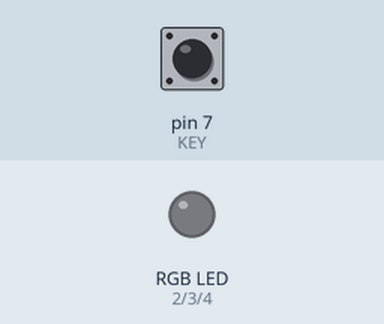
This sketch was run on a simulated Arduino Mega 2560, built with avr-gcc and run on an emulated ATmega2560. Shown: an RGB LED mixed from three pins (HIGH = lit). The inputs (shaded band) are chosen by the test bench; at power-on: pin 7 (KEY) LOW.

Above: at 1.2 s.
1.3 s: pin 7 (KEY) pulled HIGH for 0.15 s
At 2.0 s:
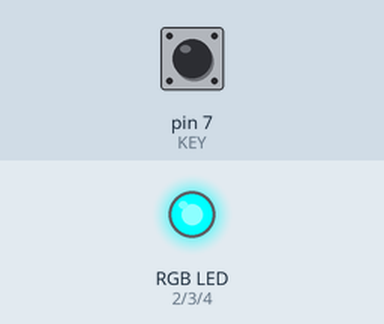
2.9 s: pin 7 (KEY) pulled HIGH for 1 s
At 4.3 s:
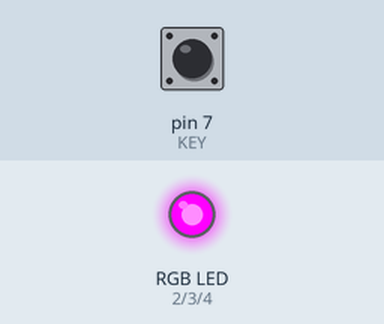
5.4 s: pin 7 (KEY) pulled HIGH for 0.15 s
At 6.3 s:
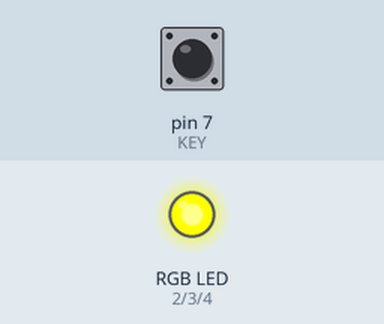
7.0 s: pin 7 (KEY) pulled HIGH for 3.2 s
At 7.5 s:
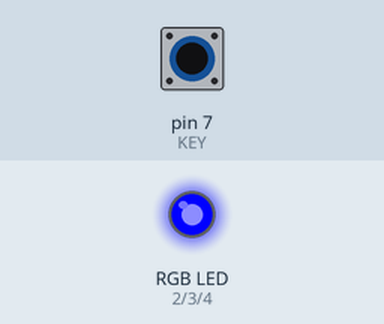
11.7 s: pin 7 (KEY) pulled HIGH for 0.15 s
At 12.3 s:
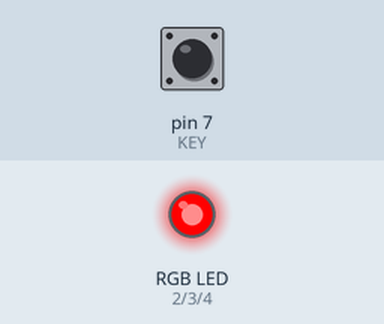
13.3 s: pin 7 (KEY) pulled HIGH for 1 s
At 14.7 s:
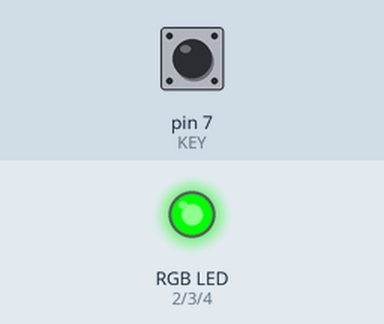
Timing chart, 0 to 16.3 s (numbered marks = the images above; inputs shaded):
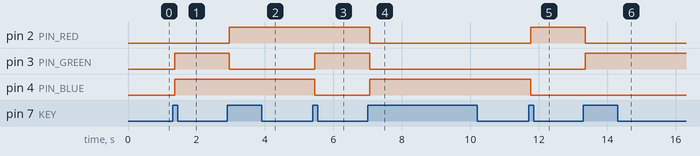

The sketch:

BlueRGB3.ino
```cpp
/**
* 日期:2017/04/16
* 功能：蓝牙台灯V3.0
* 作者：单片机菜鸟
**/
#include<EEPROM.h>
#include <SoftwareSerial.h>

//#define UNO      //uncomment this line when you use it with UNO board
#define MEGA    //uncomment this line when you use it with MEGA board

#ifdef UNO
 SoftwareSerial mySerial(10,11);
#endif

#ifdef UNO
#define BTSerial  Serial
#define MyDebugSerial mySerial
#endif

#ifdef MEGA
#define BTSerial Serial1
#define MyDebugSerial Serial
#endif

//该条语句用于使能DEBUG输出信息，屏蔽掉就不会输出debug调试信息
//#define DEBUG
//该条语句用于使能是共阴RGB  屏蔽掉就是共阳RGB
//#define COMMON_GND

#ifdef DEBUG
#define DBGLN(message)    MyDebugSerial.println(message)
#else
#define DBGLN(message)
#endif

#ifdef UNO
#define PIN_RED 3 //red 引脚
#define PIN_GREEN 5 //green 引脚
#define PIN_BLUE 6 //blue 引脚
#else
#define PIN_RED 2
#define PIN_GREEN 3
#define PIN_BLUE 4
#endif

#define MAX  7
#define KEY  7

#define RED_ADDR 0  //红色 eeprom地址
#define BLUE_ADDR 1 //蓝色 eeprom地址
#define GREEN_ADDR 2 //绿色 eeprom地址

int red = 0;//红色
int green = 0;//绿色
int blue = 0;//蓝色
boolean isNeedtoSave = false;//是否需要保存
int saveCountX = 0;//统计当前次数
int saveCountY = 0;//统计当前次数

// 定义记录按键当前状态的变量
int state_btn;
// 定义记录按键最近一次状态变化的变量，并初始化状态为LOW。
int lastButtonState = LOW;
// 定义记录最近一次抖动的时间变量，并初始化时间为0毫秒。
long lastDebounceTime = 0;
// 定义延迟抖动的时间变量
long debouncdDelay = 60;

int currentcode = 0;

//rgb编码
unsigned int rgb_code[MAX][3] = {
  {255,255,255},//白光
  {255,0,0},//红光
  {0,255,0},//绿光
  {0,0,255},//蓝光
  {255,255,0},//黄光
  {0,255,255},//浅蓝
  {255,0,255}//浅紫
};

void setup() {
  pinMode(PIN_RED, OUTPUT);
  pinMode(PIN_GREEN, OUTPUT);
  pinMode(PIN_BLUE, OUTPUT);
  //配置10号引脚为输入引脚 如果是自己连接普通按键 pinMode(KEY,INPUT_PULLUP),弱上拉
  pinMode(KEY,INPUT);
  BTSerial.begin(9600);
  #ifdef DEBUG
    MyDebugSerial.begin(9600);
  #endif
  init_RGB();
}

void loop() {
  int leng = ReceiveBTMessage();
  if(leng>0){
    //收到了新RGB数值
    colorRGB(red,green,blue);
  }
  changeRGBbyButton();
  saveEEPROM();
}

/**
* 初始化RGB灯
*/
void init_RGB(){
  red = EEPROM.read(RED_ADDR);
  DBGLN(red);
  delay(10);
  green = EEPROM.read(GREEN_ADDR);
  delay(10);
   DBGLN(green);
  blue = EEPROM.read(BLUE_ADDR);
  delay(10);
  DBGLN(blue);
  colorRGB(red,green,blue);
}

void saveEEPROM(){
  //以下这段代码是为了存储eeprom  因为定时中断不能用 所以就用了这么猥琐的代码
  if(saveCountX == 30){

    if(saveCountY == 30000){
      saveCountX = 0;
      saveCountY = 0;
      if(isNeedtoSave){
        isNeedtoSave = false;
        saveRGBtoEEPROM();
      }
    }else{
      saveCountY ++;
    }
  }else{
    if(saveCountY == 30000){
      saveCountX ++;
      saveCountY = 0;
    }else{
      saveCountY ++;
    }
  }
}

/**
* 把rgb数据保存到EEPROM上去
*/
void saveRGBtoEEPROM(){
  DBGLN("saveRGBtoEEPROM");
  DBGLN(red);
  DBGLN(green);
  DBGLN(blue);
  EEPROM.write(RED_ADDR,red);
  delay(50);
  EEPROM.write(GREEN_ADDR,green);
  delay(50);
  EEPROM.write(BLUE_ADDR,blue);
  delay(50);
}

/**
* 读取串口缓冲区里面的数据
*/
int ReceiveBTMessage(){
  /**
     * @Desc 把RGB组合成协议内的数据格式
     *  开始符+长度+rgb+结束符
     * "+C,n:rgbString;"
     * 例子:"+C,10:100,255,60;"
     **/
  String data = "";
  if (BTSerial.available()>0){
    unsigned long start;
    start = millis();
    char c0 = BTSerial.read();
    if (c0 == '+'){
      char c;
      boolean data_right = false;
      while (millis()-start<200) {
        if (BTSerial.available()>0){
          c = BTSerial.read();
          delay(1);
          data += c;
        }
        if (c==';'){
          data_right = true;
          break;
        }
      }
      DBGLN(data);
      if(!data_right)return;

      int sLen = strlen(data.c_str());
      int i,r,g,b;
      for (i = 0; i <= sLen; i++){
        if (data[i] == ':'){
          break;
        }
      }
      int iSize;
      //"+C,10:100,255,60;"
      String _size = data.substring(2, i);
      iSize = _size.toInt();

      //"+C,10:1,1,1;"
      if(iSize!=sLen-i-2)return;

      for(r=i+1;r<=sLen;r++){
         if(data[r]==','){
           break;
          }
      }

      for(g=r+1;g<=sLen;g++){
         if(data[g]==','){
           break;
          }
      }

      for(b=g+1;b<=sLen;b++){
         if(data[b]==';'){
           break;
          }
      }

      String sred = data.substring(i+1,r);
      String sgreen = data.substring(r+1,g);
      String sblue = data.substring(g+1,b);

      red = sred.toInt();
      green = sgreen.toInt();
      blue = sblue.toInt();

      DBGLN("red:"+sred);
      DBGLN("green:"+sgreen);
      DBGLN("blue:"+sblue);

      isNeedtoSave = true;
      //变成0
      saveCountX = 0;
      saveCountY = 0;

      return iSize;
    }else{
      while(BTSerial.read() >= 0){}
    }
  }
  return 0;
}

/**
* 控制RGB颜色
*/
void colorRGB(int red, int green, int blue){
  #ifdef COMMON_GND
     analogWrite(PIN_RED,constrain(red,0,255));
     analogWrite(PIN_GREEN,constrain(green,0,255));
     analogWrite(PIN_BLUE,constrain(blue,0,255));
  #else
     analogWrite(PIN_RED,constrain(255-red,0,255));
     analogWrite(PIN_GREEN,constrain(255-green,0,255));
     analogWrite(PIN_BLUE,constrain(255-blue,0,255));
  #endif
}

/**
* 按键切换显示（应用于无app情景）
*/
void changeRGBbyButton(){
  int buttonState = digitalRead(KEY);//读取当前按键状态

  if(buttonState != lastButtonState){
     //如果按键发生了变化  则重新设置最近一次抖动的时间
     //方法millis()可以获取当前时间，单位统一为毫秒。
     lastDebounceTime = millis();
  }

  // 判断按键按下或抬起的状态时间间隔是否大于延迟抖动的时间长度。
  if(millis()-lastDebounceTime>debouncdDelay){
    // 判断当前的按键状态是否和之前有所变化
    if(buttonState != state_btn){
       // 如果发生了变化，
       // 则更新按键状态变量。
       state_btn = buttonState;
       if(state_btn == HIGH){
        //再次确认是否真的按下了按键,是的话
         currentcode++;
         if(currentcode == MAX){
             currentcode = 0;
         }
         red = rgb_code[currentcode][0];
         green = rgb_code[currentcode][1];
         blue = rgb_code[currentcode][2];
         colorRGB(red,green,blue);
         isNeedtoSave = true;
        //变成0
        saveCountX = 0;
        saveCountY = 0;
       }
    }
  }
  // 更新按键最近一次状态变化的变量
     lastButtonState = buttonState;
}
```

Measured:
- after the input at 1.3 s, pin 3 (PIN_GREEN), pin 4 (PIN_BLUE): LOW → HIGH after 0.06 s
- after the input at 2.9 s, pin 2 (PIN_RED): LOW → HIGH after 0.06 s; pin 3 (PIN_GREEN): HIGH → LOW after 0.06 s
- after the input at 5.4 s, pin 3 (PIN_GREEN): LOW → HIGH after 0.06 s; pin 4 (PIN_BLUE): HIGH → LOW after 0.06 s
- after the input at 7.0 s, pin 2 (PIN_RED), pin 3 (PIN_GREEN): HIGH → LOW after 0.06 s; pin 4 (PIN_BLUE): LOW → HIGH after 0.06 s
- after the input at 11.7 s, pin 2 (PIN_RED): LOW → HIGH after 0.06 s; pin 4 (PIN_BLUE): HIGH → LOW after 0.06 s
- after the input at 13.3 s, pin 2 (PIN_RED): HIGH → LOW after 0.06 s; pin 3 (PIN_GREEN): LOW → HIGH after 0.06 s
